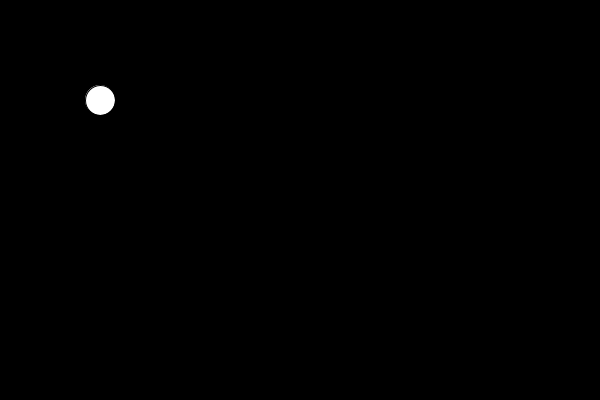
Frame 1 (no input)
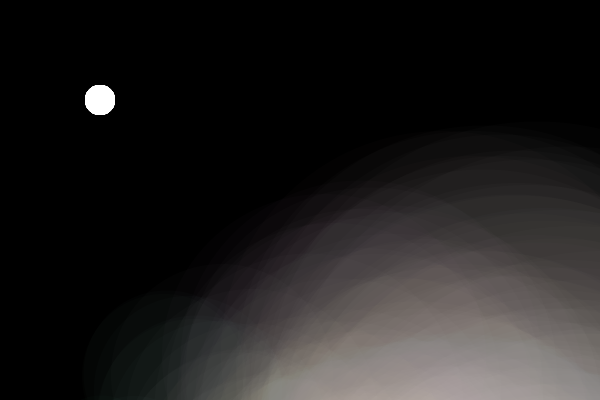
Frame 60 (the mouse pressed at the canvas centre just before this capture)
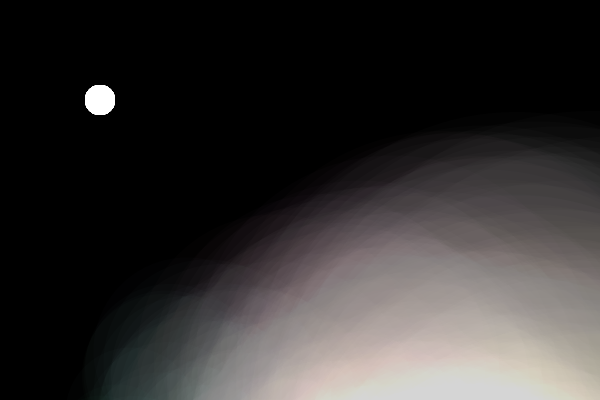
Frame 120 (the mouse held since frame 60 and released just before this capture)

The Processing sketch that drew these frames (run headless with seeded random() and noise(); from frame 60 on, the mouse is pressed at the canvas centre):

// Processing sketch: processing_168417
// ── processing_168417.pde

void setup () {
  size (600,400);
  smooth ();
  frameRate (60);
  background (0);
}


void draw () {
  fill (255, 255, 255);
  ellipse (100, 100, 30, 30);
  
  for (int i= 2; i< 20; i++) {
   translate (0, 150); 
   drawX (int (noise (90, 255)),
        int (random (40, 90)),
        int (random (100, width)),
        int (random (200, height*1.2)), 
        int (random(200, 255)));
 }
}
  
void drawX (int gray, int exp, int x, int y, int size) {
  noStroke ();
  fill (x, y, size, PI);
  ellipse (x, y, x+gray, x+gray);
  ellipse (x+30, y+40, x+gray+30, x+gray+30);
}  
 
